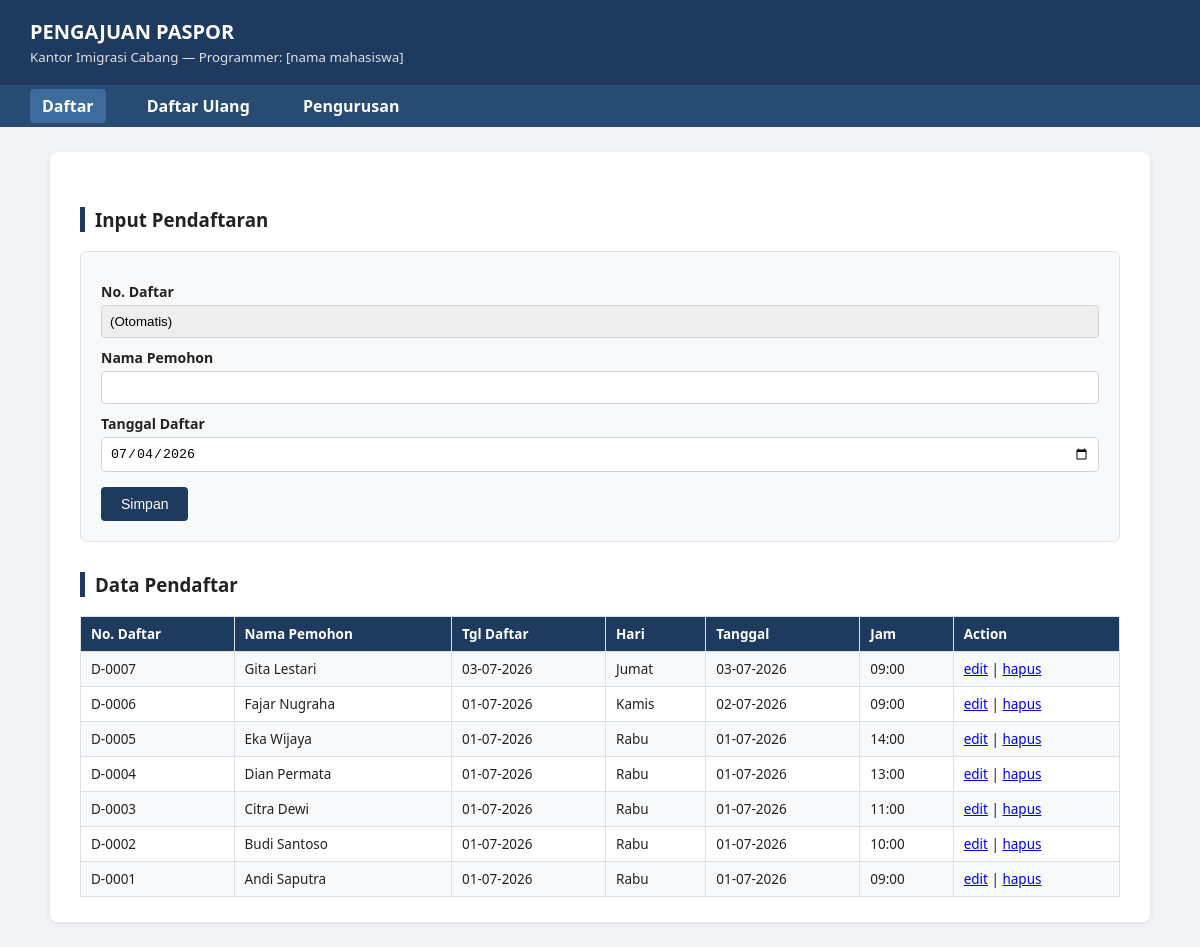
The page / on the database its author committed.
### tables this page shows
CREATE TABLE pendaftar (
    no_daftar    INT AUTO_INCREMENT PRIMARY KEY,
    nama_pemohon VARCHAR(100) NOT NULL,
    tgl_daftar   DATE NOT NULL,
    hari         VARCHAR(20) NOT NULL,    
    tanggal      DATE NOT NULL,           
    jam          TIME NOT NULL            
);

### index.php (the view, shortened to what this page needs)
<?php
require_once "functions.php";
$page = "daftar";
$editData = null;
require_once "header.php";
?>
<h3 class="section-title">Input Pendaftaran</h3>
<form class="form-box" method="POST" action="index.php">
    <label>No. Daftar</label>
    <input type="text" value="<?php echo $editData ? 'D-' . str_pad($editData['no_daftar'], 4, '0', STR_PAD_LEFT) : '(Otomatis)'; ?>" readonly>
    <label>Nama Pemohon</label>
    <input type="text" name="nama_pemohon" required value="<?php echo htmlspecialchars($editData['nama_pemohon'] ?? ''); ?>">
    <label>Tanggal Daftar</label>
    <input type="date" name="tgl_daftar" required value="<?php echo $editData['tgl_daftar'] ?? date('Y-m-d'); ?>">
    <button type="submit" class="btn"><?php echo $editData ? 'Update Data' : 'Simpan'; ?></button>
</form>
<h3 class="section-title">Data Pendaftar</h3>
<table>
    <tr>
        <th>No. Daftar</th>
        <th>Nama Pemohon</th>
        <th>Tgl Daftar</th>
        <th>Hari</th>
        <th>Tanggal</th>
        <th>Jam</th>
        <th>Action</th>
    </tr>
    <?php
    $res = mysqli_query($conn, "SELECT * FROM pendaftar ORDER BY no_daftar DESC");
    while ($row = mysqli_fetch_assoc($res)) {
        echo "<tr>";
        echo "<td>D-" . str_pad($row['no_daftar'], 4, '0', STR_PAD_LEFT) . "</td>";
        echo "<td>" . htmlspecialchars($row['nama_pemohon']) . "</td>";
        echo "<td>" . date('d-m-Y', strtotime($row['tgl_daftar'])) . "</td>";
        echo "<td>" . $row['hari'] . "</td>";
        echo "<td>" . date('d-m-Y', strtotime($row['tanggal'])) . "</td>";
        echo "<td>" . substr($row['jam'], 0, 5) . "</td>";
        echo "<td>
                <a href='index.php?edit={$row['no_daftar']}'>edit</a> |
                <a href='index.php?hapus={$row['no_daftar']}' onclick=\"return confirm('Hapus data ini?')\">hapus</a>
              </td>";
        echo "</tr>";
    }
    ?>
</table>
<?php require_once "footer.php"; ?>

### header.php (shortened to what this page needs)
<!DOCTYPE html>
<html lang="id">
<head>
<link rel="stylesheet" href="style.css">
</head>
<body>
<div class="header-box">
    <h2>PENGAJUAN PASPOR</h2>
    <small>Kantor Imigrasi Cabang &mdash; Programmer: [nama mahasiswa]</small>
</div>
<div class="nav-menu">
    <a href="index.php" class="<?php echo ($page ?? '') === 'daftar' ? 'active' : ''; ?>">Daftar</a>
    <a href="daftar_ulang.php" class="<?php echo ($page ?? '') === 'daftar_ulang' ? 'active' : ''; ?>">Daftar Ulang</a>
    <a href="pengurusan.php" class="<?php echo ($page ?? '') === 'pengurusan' ? 'active' : ''; ?>">Pengurusan</a>
</div>
<div class="container">

### footer.php
</div>
</body>
</html>

### style.css (style rules this page uses)
* { box-sizing: border-box; }
body { font-family: "Segoe UI", Arial, sans-serif; background: #f2f4f7; margin: 0; padding: 0; color: #222; }
.header-box { background: #1e3a5f; color: #fff; padding: 18px 30px; }
.header-box h2 { margin: 0; font-size: 20px; }
.header-box small { opacity: .85; }
.nav-menu { background: #274b73; padding: 10px 30px; }
.nav-menu a { color: #fff; text-decoration: none; margin-right: 25px; font-weight: 600; padding: 6px 12px; border-radius: 4px; }
.nav-menu a.active, .nav-menu a:hover { background: #3d6b9e; }
.container { max-width: 1100px; margin: 25px auto; background: #fff; padding: 25px 30px; border-radius: 8px; box-shadow: 0 2px 6px rgba(0,0,0,.08); }
h3.section-title { border-left: 5px solid #1e3a5f; padding-left: 10px; margin-top: 30px; }
form.form-box { background: #f8f9fb; border: 1px solid #e0e3e8; padding: 20px; border-radius: 6px; margin-bottom: 25px; }
form.form-box label { display: block; margin-top: 10px; font-weight: 600; font-size: 14px; }
form.form-box input[type=text], form.form-box input[type=date], form.form-box input[type=number], form.form-box select { width: 100%; padding: 8px; margin-top: 4px; border: 1px solid #cfd4da; border-radius: 4px; }
form.form-box input[readonly] { background: #eee; }
.btn { display: inline-block; background: #1e3a5f; color: #fff; border: none; padding: 9px 20px; border-radius: 4px; cursor: pointer; margin-top: 15px; font-size: 14px; text-decoration: none; }
table { width: 100%; border-collapse: collapse; margin-top: 10px; font-size: 13.5px; }
table th, table td { border: 1px solid #dde1e6; padding: 8px 10px; text-align: left; }
table th { background: #1e3a5f; color: #fff; }
table tr:nth-child(even) { background: #f7f9fb; }

### rows shown on the page
pendaftar: no_daftar "0007", nama_pemohon "Gita Lestari", tgl_daftar "03-07-2026", hari "Jumat", tanggal "03-07-2026", jam "09:00"
pendaftar: no_daftar "0006", nama_pemohon "Fajar Nugraha", tgl_daftar "01-07-2026", hari "Kamis", tanggal "02-07-2026", jam "09:00"
pendaftar: no_daftar "0005", nama_pemohon "Eka Wijaya", tgl_daftar "01-07-2026", hari "Rabu", tanggal "01-07-2026", jam "14:00"
pendaftar: no_daftar "0004", nama_pemohon "Dian Permata", tgl_daftar "01-07-2026", hari "Rabu", tanggal "01-07-2026", jam "13:00"
pendaftar: no_daftar "0003", nama_pemohon "Citra Dewi", tgl_daftar "01-07-2026", hari "Rabu", tanggal "01-07-2026", jam "11:00"
pendaftar: no_daftar "0002", nama_pemohon "Budi Santoso", tgl_daftar "01-07-2026", hari "Rabu", tanggal "01-07-2026", jam "10:00"
pendaftar: no_daftar "0001", nama_pemohon "Andi Saputra", tgl_daftar "01-07-2026", hari "Rabu", tanggal "01-07-2026", jam "09:00"
